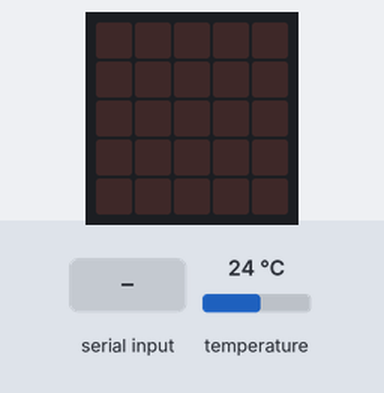
A program run on a simulated BBC micro:bit (MakeCode). On the bench: the board's 5×5 LED display. Inputs (shaded band) come from the test bench; at power-on: temperature 24 °C. What the program prints to the serial console is not drawn.

Above: at 1.2 s.
1.3 s: "0" typed at the serial console, then Enter
At 2.5 s:
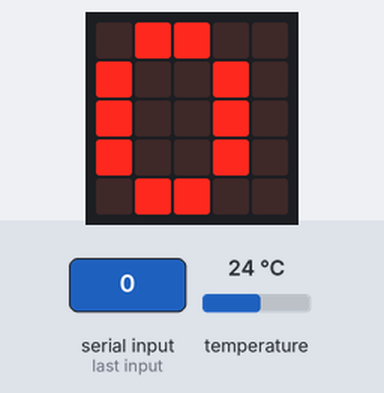
2.8 s: "1" typed at the serial console, then Enter
At 3.9 s:
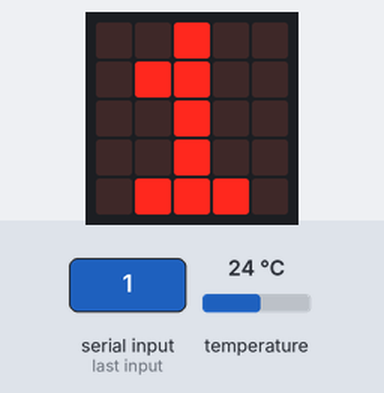
Timing chart, 0 to 5.8 s (numbered marks = the images above; inputs shaded):
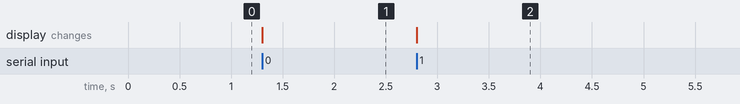

Measured:
- after the input at 1.3 s, the display: changes at once (image 1)
- after the input at 2.8 s, the display: changes at once (image 2)

The program:

main.ts
```typescript
let cmd = ""
serial.onDataReceived(serial.delimiters(Delimiters.Hash), function () {
    cmd = serial.readUntil(serial.delimiters(Delimiters.Hash))
    if (cmd == "0") {
        basic.showNumber(0)
    } else if (cmd == "1") {
        basic.showNumber(1)
    }
})
basic.forever(function () {
    serial.writeString("!1:TEMP:" + input.temperature() + "#")
    basic.pause(30000)
})
```

test.ts
```typescript
// .
```
